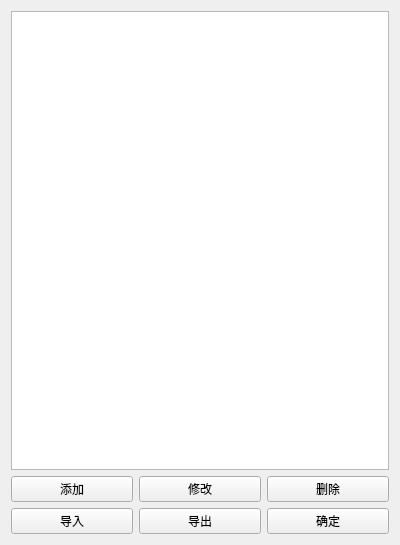
<?xml version="1.0" encoding="UTF-8"?>
<ui version="4.0">
 <class>Frequency</class>
 <widget class="QWidget" name="Frequency">
  <property name="geometry">
   <rect>
    <x>0</x>
    <y>0</y>
    <width>400</width>
    <height>545</height>
   </rect>
  </property>
  <property name="windowTitle">
   <string>Form</string>
  </property>
  <layout class="QGridLayout" name="gridLayout">
   <item row="1" column="0">
    <layout class="QHBoxLayout" name="horizontalLayout_2">
     <item>
      <widget class="QPushButton" name="pushButton_add">
       <property name="text">
        <string>添加</string>
       </property>
      </widget>
     </item>
     <item>
      <widget class="QPushButton" name="pushButton_edit">
       <property name="text">
        <string>修改</string>
       </property>
      </widget>
     </item>
     <item>
      <widget class="QPushButton" name="pushButton_del">
       <property name="text">
        <string>删除</string>
       </property>
      </widget>
     </item>
    </layout>
   </item>
   <item row="2" column="0">
    <layout class="QHBoxLayout" name="horizontalLayout">
     <item>
      <widget class="QPushButton" name="pushButton_import">
       <property name="text">
        <string>导入</string>
       </property>
      </widget>
     </item>
     <item>
      <widget class="QPushButton" name="pushButton_export">
       <property name="text">
        <string>导出</string>
       </property>
      </widget>
     </item>
     <item>
      <widget class="QPushButton" name="pushButton_sure">
       <property name="text">
        <string>确定</string>
       </property>
      </widget>
     </item>
    </layout>
   </item>
   <item row="0" column="0">
    <widget class="QListView" name="listView"/>
   </item>
  </layout>
 </widget>
 <resources/>
 <connections/>
</ui>
